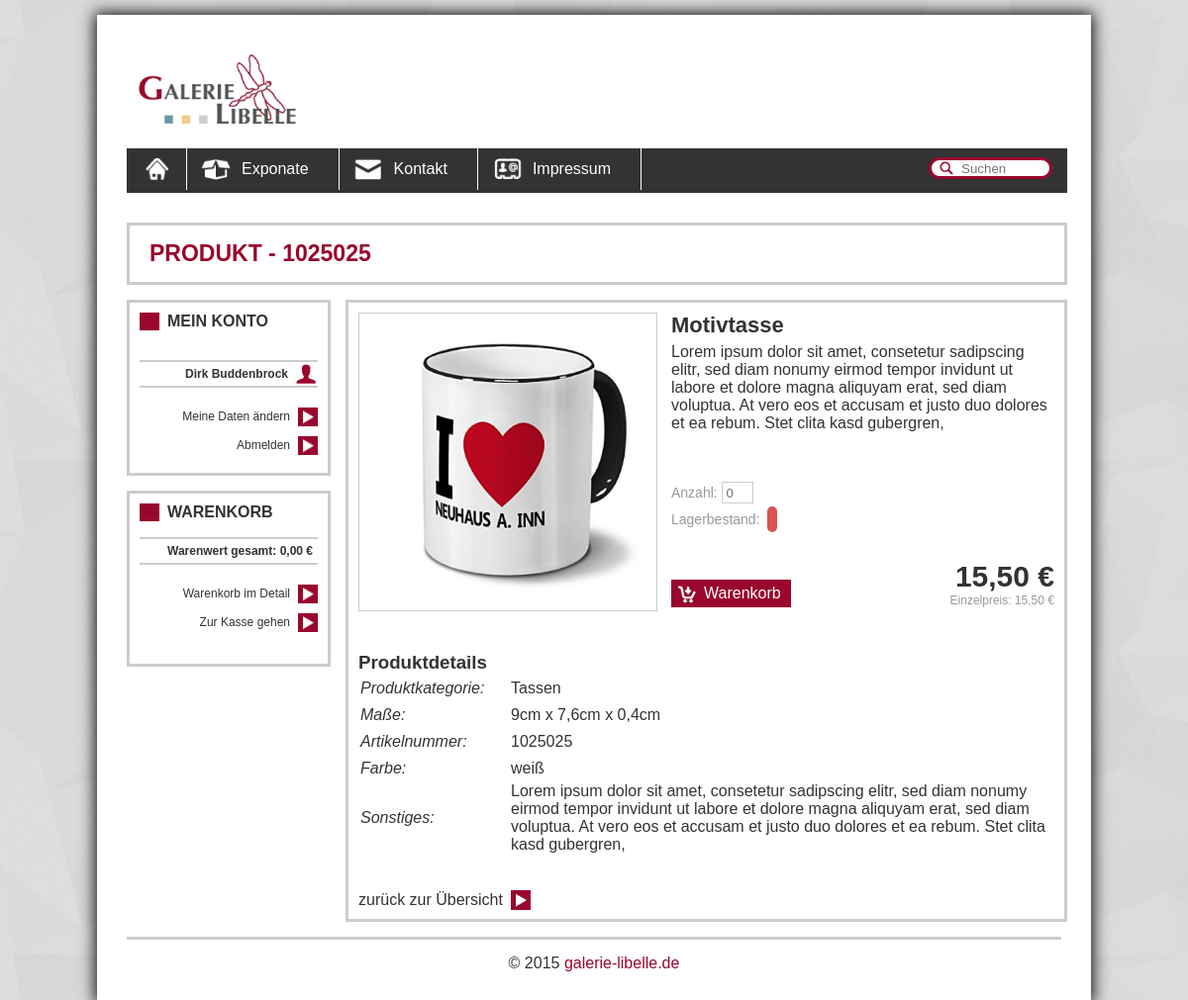
The page /produkt.php?artikelnummer=1025025 (signed in) on the database its author committed.
### tables this page shows
CREATE TABLE IF NOT EXISTS `artikel` (
  `artikelnummer` int(11) NOT NULL AUTO_INCREMENT,
  `titel` text NOT NULL,
  `preis` text NOT NULL,
  `bild` text NOT NULL,
  `bestand` int(11) NOT NULL,
  `min-bestand` int(11) NOT NULL,
  `beschreibung` text NOT NULL,
  `kategorienummer` int(11) NOT NULL,
  `masse` text NOT NULL,
  `farbe` text,
  `sonstiges` text,
  PRIMARY KEY (`artikelnummer`)
);

CREATE TABLE IF NOT EXISTS `kategorie` (
  `kategorienummer` int(11) NOT NULL AUTO_INCREMENT,
  `kategoriename` text NOT NULL,
  PRIMARY KEY (`kategorienummer`)
);

### class/class_artikel.php (called while the page is built, shortened)
<?php
class ArtikelMapper {
	public static function getArtikel($artikelnummer=null) {
		$artikel = array();
		$sql = "SELECT * FROM artikel";
		$query = mysql_query($sql);
		while ($result = mysql_fetch_assoc($query)) {
			$artikel[] = new Artikel($result['artikelnummer'],$result['titel'],$result['bild'],$result['preis']);
		}
		return $artikel;
	}
};
?>

### produkt.php (the view, shortened to what this page needs)
<?php
	include_once "include/head.php";
		$artikelnummer = $_REQUEST['artikelnummer'];
		$abfrage1 = "SELECT * FROM artikel WHERE Artikelnummer = '".$artikelnummer."'";
		$res1 = mysql_query($abfrage1) or error_log($abfrage1 . char(10) . mysql_error());
		$produkt = mysql_fetch_assoc($res1);
		$kategorienummer = $produkt["kategorienummer"];
		$abfrage = "SELECT * FROM kategorie WHERE kategorienummer = '".$kategorienummer."'";
		$res = mysql_query($abfrage) or error_log($abfrage . char(10) . mysql_error());
		$produkt1 = mysql_fetch_assoc($res);
		$kategorie = htmlentities($produkt1["kategoriename"]);
		$artikelnummer = htmlentities($produkt["artikelnummer"]);
?>
	<h1>Produkt - <?=($artikelnummer) ?></h1>
	<?php
		include_once "include/aside.php";
		$bestand = htmlentities($produkt["bestand"]);
		if ($bestand <= 0){
			$lagerbestand = "bg_danger";
		}else if($bestand <= 3 && $bestand > 0 ){
			$lagerbestand = "bg_warning";
		}else{
			$lagerbestand = "bg_success";
		}
		$produktbild = htmlentities($produkt["bild"]);
		$produkttitel = htmlentities($produkt["titel"]);
		$produktbeschreibung = htmlentities($produkt["beschreibung"]);
		$preis = htmlentities($produkt["preis"]);
		$preis = number_format($preis, 2, ',', '');
		$masse = htmlentities($produkt["masse"]);
		$farbe = htmlentities($produkt["farbe"]);
		$sonstiges = htmlentities($produkt["sonstiges"]);
	?>
	<section class="main">
		<form action="intobasket.php" method="POST">
			<a href="<?=($produktbild) ?>" data-lightbox="<?=($artikelnummer) ?>" data-title="<?=($produkttitel) ?>">
				<img role="produktbild" class="big" src="<?=($produktbild) ?>"/>
			</a>
			<h2><?=($produkttitel) ?></h2>
			<p role="produktbeschreibung">
				<?=($produktbeschreibung) ?>
			</p>
			<p class="anzahl-lagerbestand">
				<label for="Anzahl">Anzahl:</label> <input type="number" id="anzahl" name="Anzahl" title="Anzahl" min="1" max="10" placeholder="0" size="2" pattern="[1-9, 0]" /><br />
				Lagerbestand:&nbsp;&nbsp; <span class="<?=($lagerbestand) ?>"></span>
			</p>
			<button role="btn" class="btn_warenkorb rein produkt" title="Produkt zum Warenkorb hinzufügen">Warenkorb</button>
			<p role="preis" class="produkt">
				<span><?=($preis) ?> €</span>
				Einzelpreis: <?=($preis) ?> €
			</p>
				<h3>Produktdetails</h3>
				<table>
					<tr><td><label for="kategorie">Produktkategorie:</label></td><td><?=($kategorie) ?></td></tr>
					<tr><td><label for="masse">Maße:</label></td><td><?=($masse)?></td></tr>
					<tr><td><label for="Produkt_ID">Artikelnummer:</label></td><td><?=($artikelnummer) ?><input type="hidden" name="Artikelnummer" value="<?=($artikelnummer) ?>" /></td></tr>
					<tr><td><label for="farbe">Farbe:</label></td><td><?=($farbe) ?></td></tr>
					<tr><td><label for="sonstiges">Sonstiges:</label></td><td><?=($sonstiges) ?></td></tr>
				</table>
			<br /><br />
			<a role="btn" href="exponate.php" title="zurück zur Übersicht">zurück zur Übersicht</a>
		</form>
	</section>
<?php
	include_once "include/foot.php";
?>

### css/screen.css (style rules this page uses)
* { margin: 0px; padding: 0px; font-family: Helvetica, sans-serif; }
body { background-image: url('../img/bg.png'); background-position: center; background-repeat: repeat; background-attachment: scroll; font-size: 16px; color: #333; }
section.main { width: 703px; min-height: 152px; border: 3px solid #CCC; margin: 0px auto 15px 221px; padding: 10px; }
img[role="produktbild"] { width: 150px; height: 150px; margin-right: 35px; float: left; }
img[role="produktbild"].big { width: 300px; height: 300px; margin-right: 14px; float: left; border: 1px solid #CCC; }
p[role="preis"] { float: right; text-align: right; color: #999; }
p[role="preis"] span { display: block; font-size: 30px; font-weight: bold; color: #333; }
p[role="preis"].produkt { margin-top: -25px; font-size: 12px; }
p[role="produktbeschreibung"] { margin-top: 5px; height: 50px; }
p.anzahl-lagerbestand { color: #999; font-size: 14px; margin-top: 90px; margin-bottom: 58px; }
p.anzahl-lagerbestand span { width: 20px; height: 20px; padding: 5px; border-radius: 10px; }
p.anzahl-lagerbestand input { margin-bottom: 8px; }
tr { height: 25px; }
td:nth-child(1) { width: 150px; font-style: italic; }
.main label { margin-top: 10px; }
input { border: 1px solid #CCC; }
.main input[type="number"] { width: 30px; height: 20px; text-align: center; cursor: url('../img/cursor/cursor_pointer.png'), pointer; }
a { text-decoration: none; color: #99072E; }
button { cursor: pointer; }
a[role="btn"], button[role="btn"] { text-align: left; padding: 2px 28px 3px 0px; margin: 10px 0px 5px 0px; color: #333; background-image: url('../img/weiter.png'); background-repeat: no-repeat; background-position: center right; }
a.btn_warenkorb, button.btn_warenkorb { background-repeat: no-repeat; background-position: center left; padding: 5px 10px 5px 33px; background-color: #99072E; font-size: 16px; border: none; color: #FFF; }
a.btn_warenkorb.rein, button.btn_warenkorb.rein { background-image: url('../img/warenkorb_rein.png'); }
button.btn_warenkorb.produkt { margin-top: -20px; }
h1 { width: 100%; border: 3px solid #CCC; color: #99072E; padding: 15px 0px; margin-bottom: 15px; text-indent: 20px; font-size: 23px; text-transform: uppercase; }
h2 { margin-bottom: 5px; font-size: 22px; }
h3 { clear: right; margin-top: 40px; }
.bg_danger { background-color: #D9534F; }

### css/lightbox.css (style rules this page uses)
body:after { content: url(../img/lightbox/close.png) url(../img/lightbox/loading.gif) url(../img/lightbox/prev.png) url(../img/lightbox/next.png); display: none; }

### rows shown on the page
artikel: artikelnummer "1025025", bild (picture), titel "Motivtasse", beschreibung "Lorem ipsum dolor sit amet, consetetur sadipscing elitr, sed diam nonumy eirmod tempor invidunt ut labore et dolore magna aliquyam erat, sed diam voluptua. At vero eos et accusam et justo duo dolores et ea rebum. Stet clita kasd gubergren,", preis "15,50", masse "9cm x 7,6cm x 0,4cm", farbe "weiß", sonstiges "Lorem ipsum dolor sit amet, consetetur sadipscing elitr, sed diam nonumy eirmod tempor invidunt ut labore et dolore magna aliquyam erat, sed diam voluptua. At vero eos et accusam et justo duo dolores et ea rebum. Stet clita kasd gubergren,"
kategorie: kategoriename "Tassen"

### other values the page prints
$_SESSION['user']['vorname'] "Dirk"
$_SESSION['user']['nachname'] "Buddenbrock"
$artikelnummer "1025025"
